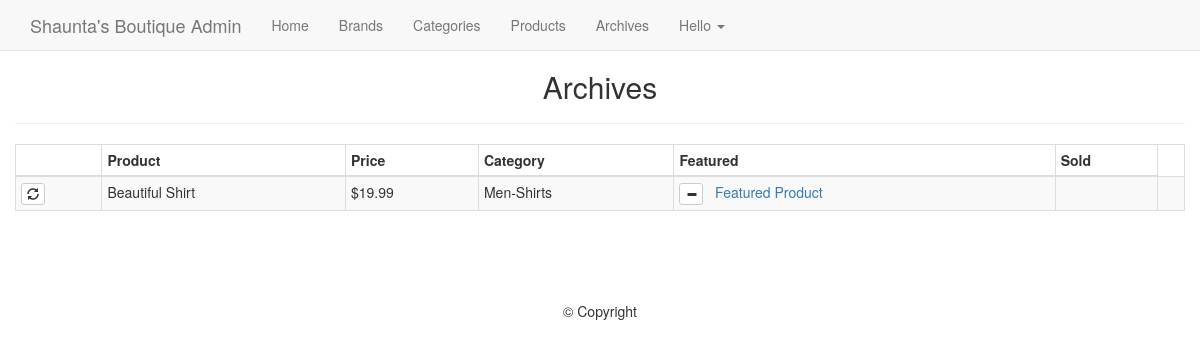
Page /admin/archives.php on the committed database.
### tables this page shows
CREATE TABLE `products` (
  `id` int(11) NOT NULL,
  `title` varchar(255) NOT NULL,
  `price` decimal(10,2) NOT NULL,
  `list_price` decimal(10,2) NOT NULL,
  `brand` int(11) NOT NULL,
  `categories` varchar(255) NOT NULL,
  `image` varchar(255) NOT NULL,
  `description` text NOT NULL,
  `featured` tinyint(4) NOT NULL DEFAULT '0',
  `sizes` text NOT NULL,
  `deleted` tinyint(4) NOT NULL DEFAULT '0'
);

### helpers/helpers.php (called while the page is built, shortened)
<?php
function money($number) {
    return '$'.number_format($number,2);
}

### admin/archives.php (the view, shortened to what this page needs)
<?php
require_once $_SERVER['DOCUMENT_ROOT'].'/tutorial/core/init.php';
include 'includes/head.php';
include 'includes/navigation.php';
$sql = "SELECT * FROM products WHERE deleted = 1";
$presults = $db->query($sql);
?>
<h2 class="text-center">Archives</h2>
<hr>
<table class="table table-bordered table-condensed table-striped">
    <thead><th></th><th>Product</th><th>Price</th><th>Category</th><th>Featured</th><th>Sold</th></thead>
    <tbody>
    <?php while($product = mysqli_fetch_assoc($presults)) : ?>
        <?php
        $childID = $product['categories'];
        $catSql = "SELECT * FROM categories WHERE id ='$childID'";
        $result = $db->query($catSql);
        $cat = mysqli_fetch_assoc($result);
        $parentID = $cat['parent'];
        $pSql = "SELECT * FROM categories where id = '$parentID'";
        $presult = $db->query($pSql);
        $parent = mysqli_fetch_assoc($presult);
        $category2 = $parent['category'].'-'.$cat['category'];
        ?>
        <tr>
            <td>
                <a href="archives.php?refresh=<?= $product['id'];?>" class="btn btn-xs btn-default"><span class="glyphicon glyphicon-refresh"></span></a>
            </td>
            <td><?= $product['title'];?></td>
            <td><?= money($product['price']);?></td>
            <td><?= $category2;?></td>
            <td><a href="archives.php?featured=<?= (($product['featured'] == 0)? '1' : '0');?>&id=<?= $product['id'];?>" class="btn btn-default btn-xs"><span class="glyphicon glyphicon-<?= (($product['featured'] == 1)? 'minus' : 'plus');?>"></span></a>
                <a>&nbsp <?= (($product['featured'] == 1)? 'Featured Product' : '');?></a>
            </td>
            <td></td>
            <td></td>
        </tr>
    <?php endwhile; ?>
    </tbody>
</table>
<?php
include 'includes/footer.php';
?>

### css/main.css (style rules this page uses)
body { padding-top: 50px; }

### rows in the picture
products: title "Beautiful Shirt", price "$19.99", category2 "Men-Shirts", featured 1 (drawn)
